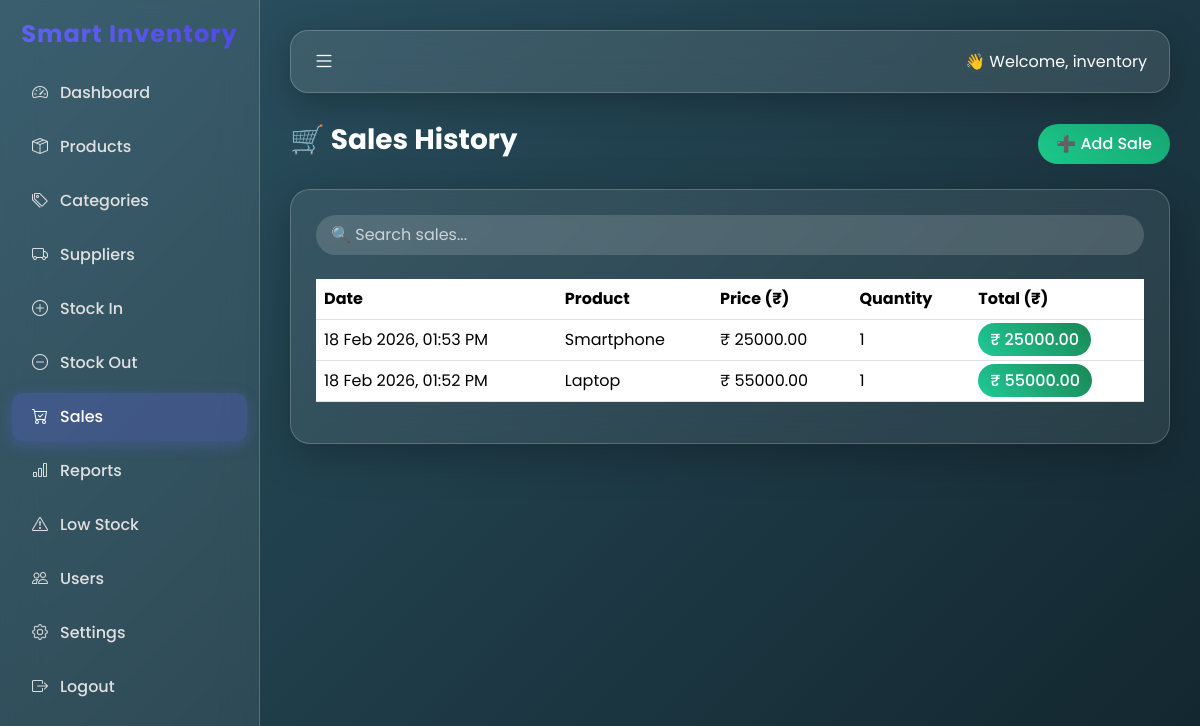
Page /sale-history/ (signed in) on the committed database.
### inventory_app/models.py (models this page shows, shortened)
class Sale(models.Model):
    product = models.ForeignKey(
        Product,
        on_delete=models.CASCADE,
        related_name="sales"
    )
    quantity_sold = models.PositiveIntegerField()
    total_price = models.DecimalField(max_digits=10, decimal_places=2, blank=True)
    date = models.DateTimeField(auto_now_add=True)
    class Meta:
        ordering = ['-date']

class Product(models.Model):
    name = models.CharField(max_length=200)
    sku = models.CharField(max_length=50, unique=True)
    category = models.ForeignKey(
        Category,
        on_delete=models.CASCADE,
        related_name="products"
    )
    supplier = models.CharField(max_length=100, default="Default Supplier")
    price = models.DecimalField(max_digits=10, decimal_places=2)
    current_stock = models.PositiveIntegerField(default=0)
    reorder_level = models.PositiveIntegerField(default=10)
    created_at = models.DateTimeField(auto_now_add=True)
    class Meta:
        ordering = ['name']

### inventory_app/views.py (the view)
# urls.py: path('sale-history/', views.sale_history, name='sale_history'),
@login_required
def sale_history(request):
    sales = Sale.objects.all().order_by('-date')
    return render(request, 'sale_history.html', {'sales': sales})

### inventory_app/templates/sale_history.html (shortened to what this page needs)
{% extends 'base.html' %}
{% block content %}
<div class="fade-in">
<div class="d-flex justify-content-between align-items-center mb-4">
    <h3 class="fw-bold">🛒 Sales History</h3>
    <a href="{% url 'add_sale' %}" class="btn btn-success-gradient text-white">
        ➕ Add Sale
    </a>
</div>
<div class="table-card">
    <div class="mb-4">
        <input type="text" id="searchInput" class="form-control search-box"
               placeholder="🔍 Search sales..." onkeyup="searchTable()">
    </div>
    <div class="table-responsive">
        <table class="table table-hover align-middle" id="salesTable">
            <thead>
                <tr>
                    <th>Date</th>
                    <th>Product</th>
                    <th>Price (₹)</th>
                    <th>Quantity</th>
                    <th>Total (₹)</th>
                </tr>
            </thead>
            <tbody>
                {% for sale in sales %}
                <tr>
                    <td>{{ sale.date|date:"d M Y, h:i A" }}</td>
                    <td>{{ sale.product.name }}</td>
                    <td>₹ {{ sale.product.price|floatformat:2 }}</td>
                    <td>{{ sale.quantity_sold }}</td>
                    <td>
                        <span class="revenue-badge text-white">
                            ₹ {{ sale.total_price|floatformat:2 }}
                        </span>
                    </td>
                </tr>
                {% empty %}
                <tr>
                    <td colspan="5" class="text-center">
                        No sales recorded yet.
                    </td>
                </tr>
                {% endfor %}
            </tbody>
        </table>
    </div>
</div>
</div>
{% endblock %}

### inventory_app/templates/base.html (shortened to what this page needs)
<!DOCTYPE html>
<html>
<head>
    <link href="https://cdn.jsdelivr.net/npm/bootstrap@5.3.2/dist/css/bootstrap.min.css" rel="stylesheet">
    <link href="https://cdn.jsdelivr.net/npm/bootstrap-icons/font/bootstrap-icons.css" rel="stylesheet">
</head>
<body>
<div class="sidebar">
    <h4>Smart Inventory</h4>
    <a href="{% url 'dashboard' %}" class="{% if request.resolver_match.url_name == 'dashboard' %}active{% endif %}">
        <i class="bi bi-speedometer2"></i><span>Dashboard</span>
    </a>
    <a href="{% url 'product_list' %}" class="{% if request.resolver_match.url_name == 'product_list' %}active{% endif %}">
        <i class="bi bi-box-seam"></i><span>Products</span>
    </a>
    <a href="{% url 'category_list' %}" class="{% if request.resolver_match.url_name == 'category_list' %}active{% endif %}">
        <i class="bi bi-tags"></i><span>Categories</span>
    </a>
    <a href="{% url 'supplier_list' %}" class="{% if request.resolver_match.url_name == 'supplier_list' %}active{% endif %}">
        <i class="bi bi-truck"></i><span>Suppliers</span>
    </a>
    <a href="{% url 'stock_in' %}" class="{% if request.resolver_match.url_name == 'stock_in' %}active{% endif %}">
        <i class="bi bi-plus-circle"></i><span>Stock In</span>
    </a>
    <a href="{% url 'stock_out' %}" class="{% if request.resolver_match.url_name == 'stock_out' %}active{% endif %}">
        <i class="bi bi-dash-circle"></i><span>Stock Out</span>
    </a>
    <a href="{% url 'sale_history' %}" class="{% if request.resolver_match.url_name == 'sale_history' %}active{% endif %}">
        <i class="bi bi-cart-check"></i><span>Sales</span>
    </a>
    <a href="{% url 'reports' %}" class="{% if request.resolver_match.url_name == 'reports' %}active{% endif %}">
        <i class="bi bi-bar-chart"></i><span>Reports</span>
    </a>
    <a href="{% url 'low_stock' %}" class="{% if request.resolver_match.url_name == 'low_stock' %}active{% endif %}">
        <i class="bi bi-exclamation-triangle"></i><span>Low Stock</span>
    </a>
    <a href="{% url 'user_list' %}">
        <i class="bi bi-people"></i><span>Users</span>
    </a>
    <a href="{% url 'settings' %}">
        <i class="bi bi-gear"></i><span>Settings</span>
    </a>
    <a href="{% url 'logout' %}">
        <i class="bi bi-box-arrow-right"></i><span>Logout</span>
    </a>
</div>
<div class="content">
    <div class="topbar d-flex justify-content-between align-items-center">
        <div>
            <i class="bi bi-list toggle-btn" onclick="toggleSidebar()"></i>
        </div>
        <div>
            👋 Welcome, {{ request.user.username }}
        </div>
    </div>
    {% block content %}{% endblock %}
</div>
</body>
</html>

### inventory_app/templates/base.html (style rules this page uses)
* { font-family: 'Poppins', sans-serif; }
body { overflow-x: hidden; background: linear-gradient(-45deg, #141E30, #243B55, #0f2027, #2c5364); background-size: 400% 400%; animation: gradientBG 18s ease infinite; color: white; }
.sidebar { height: 100vh; width: 260px; position: fixed; backdrop-filter: blur(18px); background: rgba(255, 255, 255, 0.07); border-right: 1px solid rgba(255,255,255,0.2); padding-top: 20px; transition: 0.4s ease; }
.sidebar h4 { font-weight: 700; letter-spacing: 1px; text-align: center; margin-bottom: 20px; background: linear-gradient(45deg, #6366f1, #4f46e5); background-clip: text; -webkit-background-clip: text; color: transparent; -webkit-text-fill-color: transparent; }
.sidebar a { color: #e0e0e0; display: flex; align-items: center; gap: 12px; padding: 12px 20px; text-decoration: none; transition: 0.3s ease; border-radius: 10px; margin: 6px 12px; font-weight: 500; }
.sidebar a.active { background: rgba(99,102,241,0.25); color: white; box-shadow: 0 4px 15px rgba(99,102,241,0.3); }
.content { margin-left: 260px; padding: 30px; transition: 0.4s ease; }
.topbar { backdrop-filter: blur(15px); background: rgba(255,255,255,0.1); padding: 14px 22px; margin-bottom: 30px; border-radius: 18px; border: 1px solid rgba(255,255,255,0.2); box-shadow: 0 10px 35px rgba(0,0,0,0.25); animation: fadeDown 0.6s ease; }
.btn { border-radius: 30px; padding: 8px 20px; font-weight: 500; transition: 0.3s ease; }
.toggle-btn { cursor: pointer; font-size: 22px; transition: 0.3s; }

### inventory_app/templates/sale_history.html (style rules this page uses)
.fade-in { animation: fadeIn 0.6s ease-in-out; }
.table-card { backdrop-filter: blur(15px); background: rgba(255,255,255,0.08); border: 1px solid rgba(255,255,255,0.2); padding: 25px; border-radius: 20px; box-shadow: 0 12px 40px rgba(0,0,0,0.25); color: white; }
.btn-success-gradient { background: linear-gradient(45deg, #1cc88a, #17a673); border: none; border-radius: 30px; padding: 8px 18px; transition: 0.3s ease; }
.table { color: white; }
.table thead { background: rgba(255,255,255,0.15); }
.revenue-badge { background: linear-gradient(45deg, #20c997, #198754); padding: 5px 12px; border-radius: 20px; font-weight: 500; }
.search-box { background: rgba(255,255,255,0.15); border: none; border-radius: 30px; padding: 8px 15px; color: white; }
.search-box::placeholder { color: rgba(255,255,255,0.7); }

### rows in the picture
Sale: date "18 Feb 2026, 01:53 PM", product.name "Smartphone", product.price "25000.00", quantity_sold "1", total_price "25000.00"
Sale: date "18 Feb 2026, 01:52 PM", product.name "Laptop", product.price "55000.00", quantity_sold "1", total_price "55000.00"

### other values in the picture
{{ request.user.username }} "inventory"
